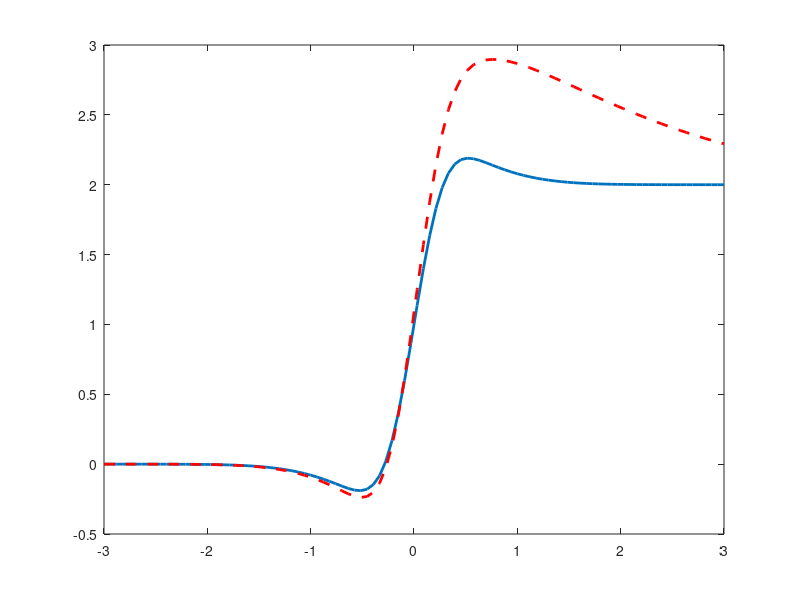
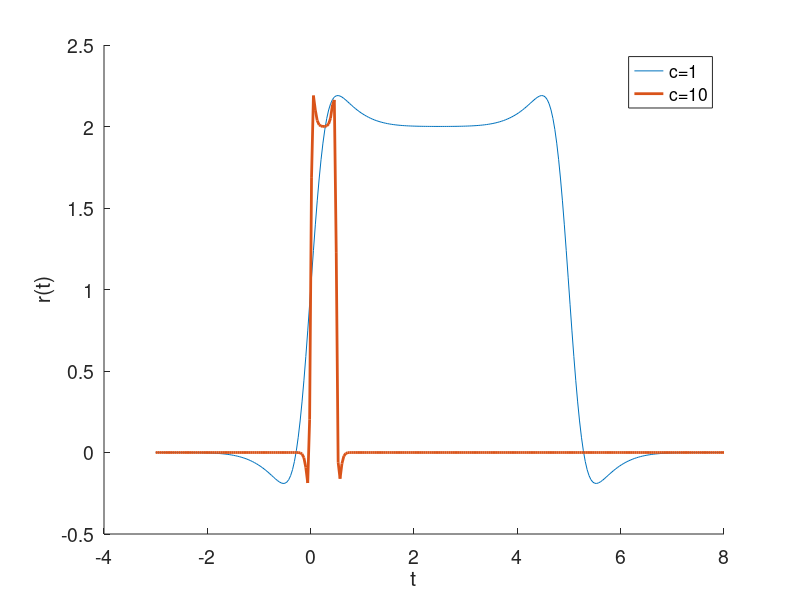

Write the MATLAB code that produced these figures, in order. (Note: this script raises an error after producing the figures.)
% Code to solve exercises on receptive fields in Chapter 19

clear all
close all
clc

s1 = 3;
s2 = 1;
g1 = 3;
g2 = 1;
c = 1;

t = linspace(-3,3,100);
f = @(x) g1*s1*exp(-s1*s1.*x.*x)/pi^0.5 - g2*s2*exp(-s2*s2.*x.*x)/pi^0.5;   % The receptive field as a sum of Gaussians
transient = @(x,t) f(x).*(t-x/c).*exp(x/c-t);                               % transient response assuming a non-instantaneous response
R = (g1/2)*(1 + erf(s1*c*t)) - (g2/2)*(1 + erf(s2*c*t));                    % response to a semi-infinite bar moving at speed c

% Calculate moving bar response numerically. You can probably do this more
% efficiently. Oh dear.
for i=1:100
steady_f(i) = integral(f,-Inf,c*t(i));
transient_f(i) = integral(@(x)transient(x,t(i)),-Inf,c*t(i));
end

figure(1)
plot(t,R,'LineWidth',2)
hold on
%plot(t,steady_f,'r--','LineWidth',2)
plot(t,steady_f + transient_f,'r--','LineWidth',2)


%% Now calculate the response to a moving bar, width w

t = linspace(-3,8,300);
w = 5;
c=1;
R1 = (g1/2)*erf(s1*c*t) - (g2/2)*erf(s2*c*t) - (g1/2)*erf(s1*(c*t-w)) + (g2/2)*erf(s2*(c*t-w));     
c=10;
R2 = (g1/2)*erf(s1*c*t) - (g2/2)*erf(s2*c*t) - (g1/2)*erf(s1*(c*t-w)) + (g2/2)*erf(s2*(c*t-w));                   

figure(2)
plot(t,R1,t,R2,'LineWidth',2)
set(gca,'Fontsize',14)
xlabel('t')
ylabel('r(t)')
box off
legend('c=1','c=10')

%saveas(2,'../../Math-Physiol-3rd-Edition/figures/chap_19_retina/exercises/receptive_field.png')

%% Now calculate the response to a step and a bar, when the response is not instantaneous

c = 1;
w = 8;
n = 200;
t = linspace(-2,20,n);
imp = @(t)(1.2*t.*exp(-t) - 0.45*t.^2.*exp(-t)).*heaviside(t);

for i = 1:n
step_response(i) = integral(@(s)imp(t(i)-s),0,t(i));
end

figure(3)
plot(t,imp(t),t,step_response,'LineWidth',2)
set(gca,'Fontsize',14)
xlabel('t')
ylabel('r(t)')
box off
legend('impulse response','step response')
%saveas(3,'../../Math-Physiol-3rd-Edition/figures/chap_19_retina/exercises/receptive_field_2.png')


%% Finally, calculate the response to a moving step, when the response is not instantaneous

w = 8;
n = 200;
t = linspace(-2,20,n);
c=1;
stim1 = @(x,t)heaviside(t-x/c) - heaviside(t-x/c-w/c);
c=0.5;
stim2 = @(x,t)heaviside(t-x/c) - heaviside(t-x/c-w/c);
c=3;
stim3 = @(x,t)heaviside(t-x/c) - heaviside(t-x/c-w/c);
for i = 1:n
bar_response1(i) = integral2(@(s,x)stim1(x,t(i)).*imp(t(i)-s).*f(x),-Inf,t(i),-Inf,Inf);
bar_response2(i) = integral2(@(s,x)stim2(x,t(i)).*imp(t(i)-s).*f(x),-Inf,t(i),-Inf,Inf);
bar_response3(i) = integral2(@(s,x)stim3(x,t(i)).*imp(t(i)-s).*f(x),-Inf,t(i),-Inf,Inf);
end

figure(4)
plot(t,bar_response1,t,bar_response2,t,bar_response3,'LineWidth',2)
set(gca,'Fontsize',14)
xlabel('t')
ylabel('r(t)')
box off
legend('c=1','c=0.5','c=3')
%saveas(4,'../../Math-Physiol-3rd-Edition/figures/chap_19_retina/exercises/receptive_field_3.png')
